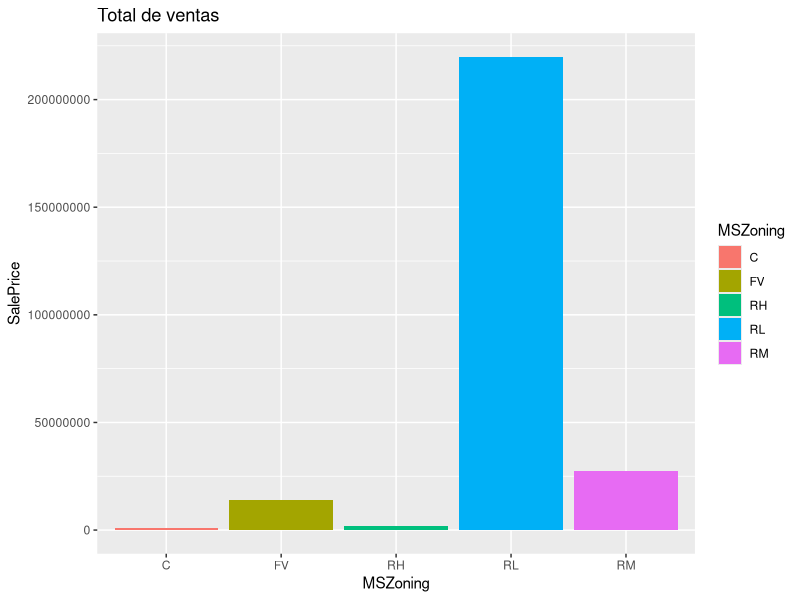
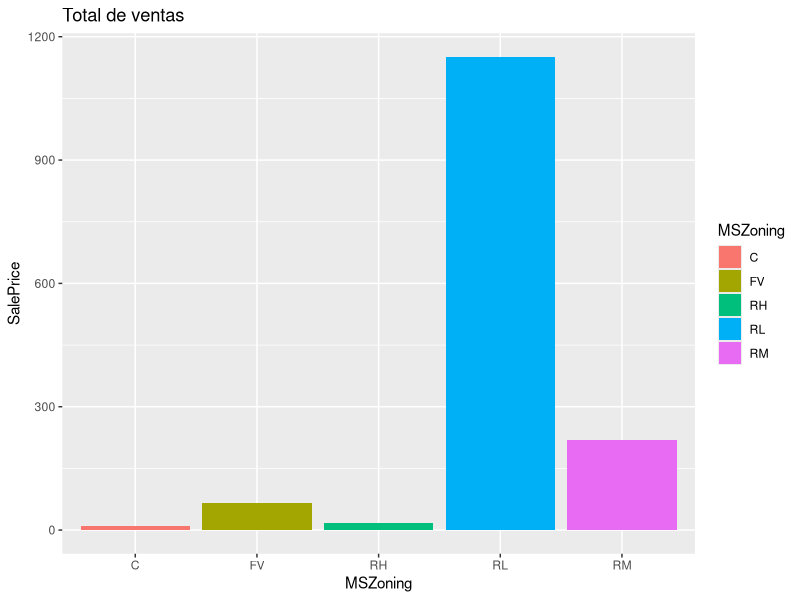

Recreate these plots in R, in order. (Note: this script raises an error after producing the figures.)
rm(list=ls())


# 1. Cargar “trainmod”.

# Cargamos los datos.
datos = read.csv("trainmod.csv",stringsAsFactors = TRUE)

# Lo primero es conocer un poco los datos
summary(datos)



# 2. Agregar el Precio de Venta en función de la variable “MSZoning”. Calculando:
#       a. Importe total de las transacciones.

Tipo = aggregate(SalePrice~MSZoning, data = datos, sum)


#       b. Número total de transacciones.

CountTipo = aggregate(SalePrice~MSZoning, data = datos, length)


#       c. Valor medio de las transacciones.

MeanTipo = aggregate(SalePrice~MSZoning, data = datos, mean)


#       d. Desviación típica de las transacciones.

DesvTipo = aggregate(SalePrice~MSZoning, data = datos, sd)



# 3. Agregar el Precio de venta en función de la variable “MSZoning” y la variable “Crisis”. 
#    Calculando:
#       a. Importe total de las transacciones.

Tipo2 = aggregate(SalePrice~MSZoning + Crisis, data = datos,sum)


#       b. Número total de transacciones.

CountTipo2 = aggregate(SalePrice~MSZoning + Crisis, data = datos, length)


#       c. Valor medio de las transacciones.

MeanTipo2 = aggregate(SalePrice~MSZoning + Crisis, data = datos, mean)


#       d. Desviación típica de las transacciones.

DesvTipo2 = aggregate(SalePrice~MSZoning + Crisis, data = datos, sd)


# 4. Graficar de las agregaciones anteriores el Importe Total y el Número Total de 
#    transacciones, de la siguiente forma:
#       a. Valor en el eje de la Y.
#       b. MSZoning en el eje X.
#       c. Color en función de si se vendió en la crisis o fuera de ella.

options(scipen = 999) # Nos ayuda a eleminar la notación cientifica 5+0e
# Podemos graficarlo.
library(ggplot2)

ggplot(Tipo2,aes(x=MSZoning,y=SalePrice, fill = MSZoning)) + 
  ggtitle("Total de ventas") + 
  geom_bar(stat="identity")


ggplot(CountTipo2,aes(x=MSZoning,y=SalePrice, fill = MSZoning)) + 
  ggtitle("Total de ventas") + 
  geom_bar(stat="identity")

# 5. Unir las tablas “Valor Medio” y “ Desviación Típica” calculadas en el puntodos.

# Con la funcion Merge unimos las dos tablas.
DatosFinal  = merge(Finde_Tipo,Tipo2,by = "tipo")


# 6. Cambiar los nombres de las variables de la tabla anterior y poner “Media” y 
#    “Desviación”.
# 7. Calcular el cociente entre Media y Desviación.
# 8. Normalizar la tablas creadas en el ejercicio tres.
# 9. Verticalizar los datos originales por la Id.